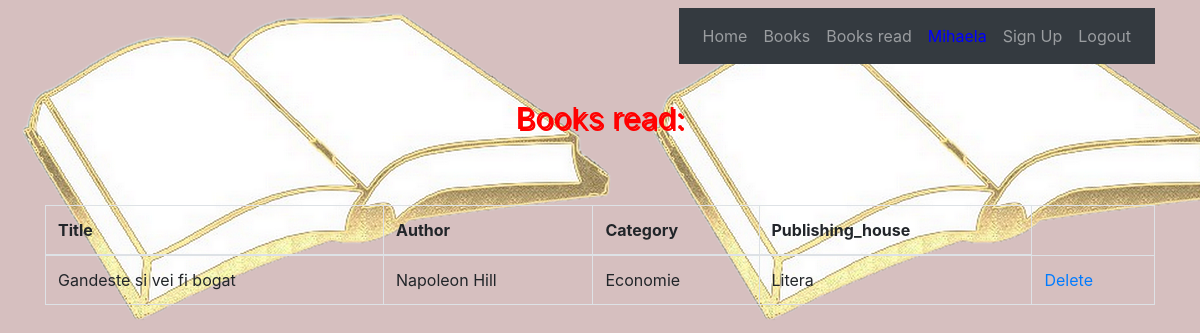
The page /book/book_read/ (signed in) on the database as committed earlier.
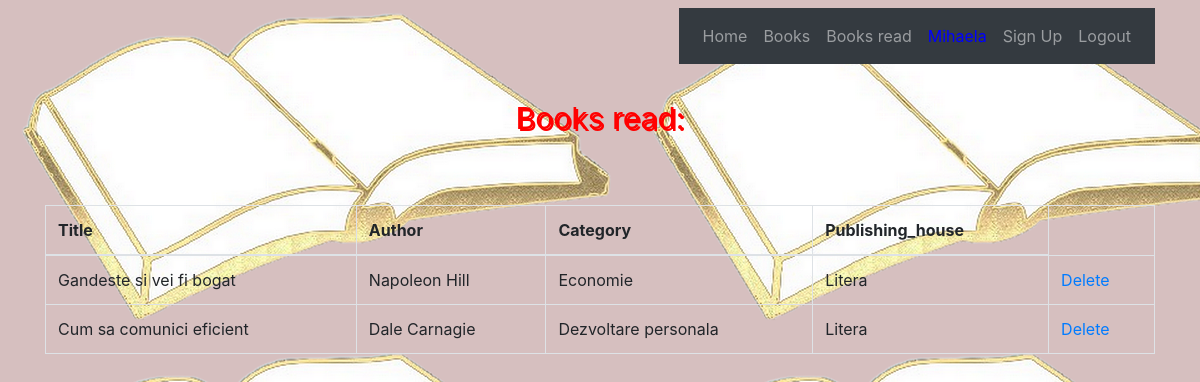
The same page on the database as committed later.
### catalog/models.py (models this page shows, shortened)
class Book_read(models.Model):
    book = models.ForeignKey(Book, on_delete=models.CASCADE)
    user = models.ForeignKey(User, on_delete=models.CASCADE)
    active = models.CharField(default=1, max_length=2)

class Book(models.Model):
    category_choices = (('Literatura', 'Literatura'), ('Economie', 'Economie'),
                        ('Dezvoltare personala', 'Dezvoltare personala'),
                        ('Carti pentru copii', 'Carti pentru copii'))
    publishing_choices = (('Litera', 'Litera'), ('Nemira', 'Nemira'), ('Curtea Veche', 'Curtea veche'), ('RAO', 'RAO'))
    title = models.CharField(max_length=100)
    author = models.CharField(max_length=100)
    category = models.CharField(max_length=30, choices=category_choices)
    publishing_house =models.CharField(max_length=100, choices=publishing_choices)
    active = models.CharField(default=1, max_length=2)

### catalog/views.py (the view)
# urls.py: path('book_read/', views.ListBookRead.as_view(), name='read'),
class ListBookRead(LoginRequiredMixin, ListView):
    model = Book_read
    template_name = 'catalog/books_read.html'
    context_object_name = 'books_read'
    def get_context_data(self, *, object_list=None, **kwargs):
        data = super(ListBookRead, self).get_context_data()
        data['books_read'] = Book_read.objects.filter(user_id=self.request.user.id, active=1)
        return data

### Templates/catalog/books_read.html (shortened to what this page needs)
{% extends 'base.html' %}
{% block content %}
{% load static %}
<br>
<p class="text_read">
    Books read:
</p>
<br>
<br>
<table class="table table-hover table-bordered">
        <thead>
            <th>Title</th>
            <th>Author</th>
            <th>Category</th>
            <th>Publishing_house</th>
        </thead>
    <tbody>
    {% for item in books_read %}
        {% if item.book.active == '1' %}
            <tr>
                <td> {{ item.book.title }}</td>
                <td> {{ item.book.author }}</td>
                <td> {{ item.book.category}}</td>
                <td> {{ item.book.publishing_house}}</td>
                 <td>
                    <a href="{% url 'catalog:read_delete' item.id %}"> Delete </a>
                </td>
        {% endif %}
        {% endfor %}
    </tbody>
</table>
{% endblock %}

Rows that differ between the two databases and show on the page:
added Book_read: book "Cum sa comunici eficient", book.author "Dale Carnagie", book.category "Dezvoltare personala", book.publishing_house "Litera"
